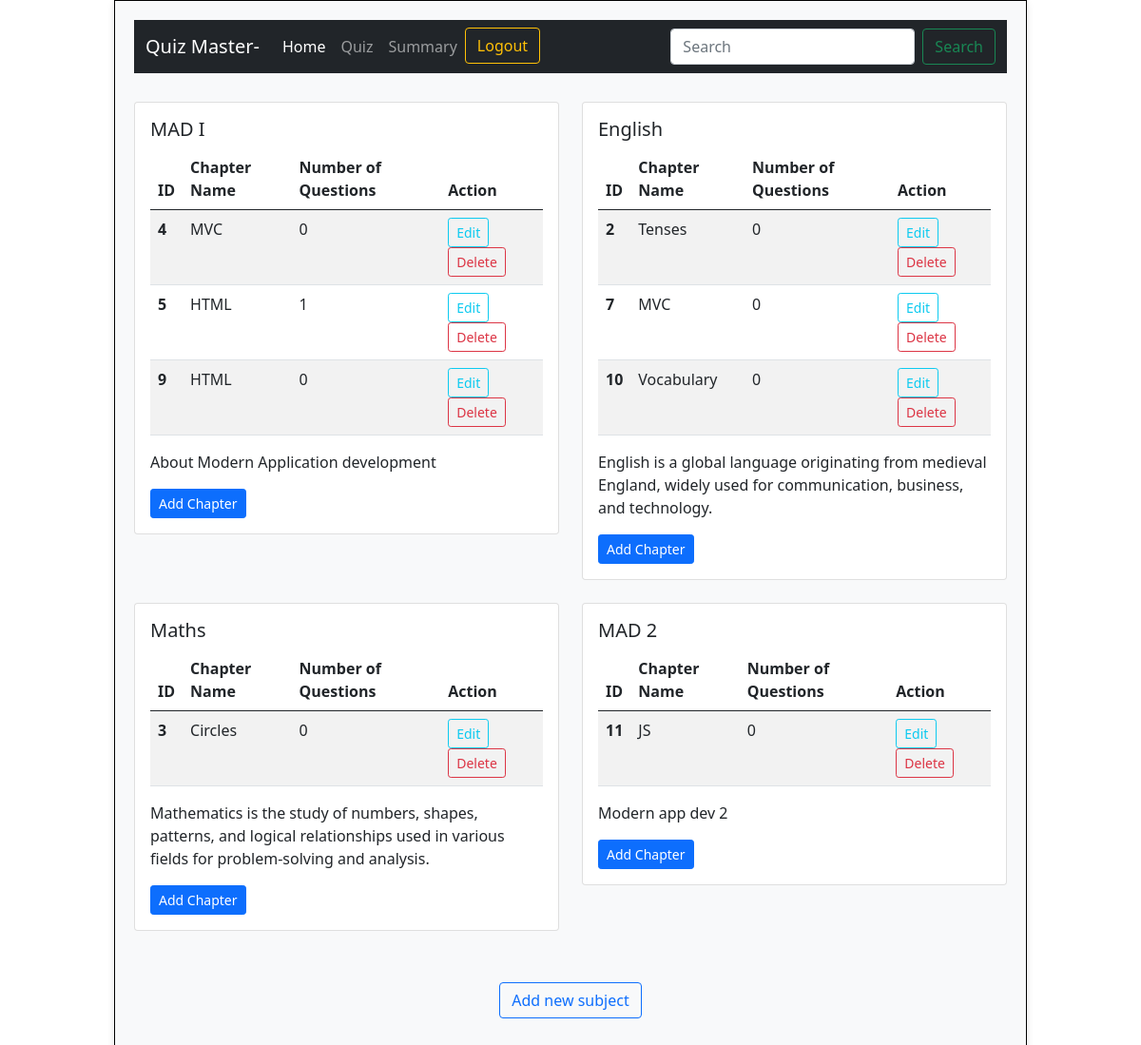
The app's page /admin/dashboard with its own data.
### application/models.py (models this page shows)
class Subject(db.Model):
    __tablename__ = 'subject'
    id = db.Column(db.Integer, primary_key=True)
    subject_name = db.Column(db.String(), unique=True, nullable=False)
    description = db.Column(db.Text, nullable=False)
    chapters = db.relationship('Chapter', backref='subject', cascade="all, delete-orphan")

class Chapter(db.Model):
    __tablename__ = 'chapter'
    id = db.Column(db.Integer, primary_key=True)
    chapter_name = db.Column(db.String(), nullable=False)
    description = db.Column(db.Text)
    subject_id = db.Column(db.Integer, db.ForeignKey('subject.id'), nullable=False)
    quizzes = db.relationship('Quiz', backref='chapter', cascade="all, delete-orphan")

### application/controllers.py (the view)
@app.route("/admin/dashboard")
def admin_dashboard():
    subjects = Subject.query.all()
    return render_template("Admin Dashboard.html", subjects = subjects, )

### templates/Admin Dashboard.html (shortened to what this page needs)
<!DOCTYPE html>
<html lang = "en">
<head>
    <link href="https://cdn.jsdelivr.net/npm/bootstrap@5.0.2/dist/css/bootstrap.min.css" rel="stylesheet">
</head>
<body>
    <div id="main">
        <div id="canvas">
            <nav class="navbar navbar-expand-lg navbar-dark bg-dark">
                <div class="container-fluid">
                  <a class="navbar-brand" href="/admin/dashboard">Quiz Master- {{username}}</a>
                  <div class="collapse navbar-collapse" id="navbarSupportedContent">
                    <ul class="navbar-nav me-auto mb-2 mb-lg-0">
                      <li class="nav-item">
                        <a class="nav-link active" aria-current="page" href="/admin/dashboard">Home</a>
                      </li>
                      <li class="nav-item">
                        <a class="nav-link" href="/admin/quiz">Quiz</a>
                      </li>
                      <li class="nav-item">
                        <a class="nav-link" href="Admin Summaray Page.html">Summary</a>
                      </li>
                      <li class="nav-item">
                        <a class="btn btn-outline-warning" href="/login">Logout</a>
                      </li>
                    </ul>
                    <form class="d-flex">
                      <input class="form-control me-2" type="search" placeholder="Search" aria-label="Search">
                      <button class="btn btn-outline-success" type="submit">Search</button>
                    </form>
                  </div>
                </div>
              </nav>
              <div id="subject" class="row">
                {% for subject in subjects %}
                <div class="col-sm-6">
                    <div class="card mb-4">
                        <div class="card-body">
                            <h5 class="card-title">{{ subject.subject_name }}</h5>
                            <table class="table table-striped table-hover">
                                <thead>
                                    <tr>
                                        <th scope="col">ID</th>
                                        <th scope="col">Chapter Name</th>
                                        <th scope="col">Number of Questions</th>
                                        <th scope="col">Action</th>
                                    </tr>
                                </thead>
                                <tbody>
                                    {% for chapter in subject.chapters %}
                                    <tr>
                                        <th scope="row">{{ chapter.id }}</th>
                                        <td>{{ chapter.chapter_name }}</td>
                                        <td>{{ chapter.quizzes|length if chapter.quizzes else 0  }}</td>
                                        <td>
                                            <a type="button" class="btn btn-outline-info btn-sm" href="#">Edit</a>
                                            <form action = "{{url_for('delete_chapter', chapter_id = chapter.id)}}" method = "POST" style="display: inline;" >
                                              <button type="submit" class="btn btn-outline-danger btn-sm">Delete</button>
                                            </form>
                                          </td>
                                    </tr>
                                    {% endfor %}
                                </tbody>
                            </table>
                            <p class="card-text">{{subject.description}}</p>
                            <a class="btn btn-primary btn-sm"
                               href="{{ url_for('new_chapter', subject_id=subject.id) }}">Add Chapter
                            </a>
                        </div>
                    </div>
                </div>
                <br>
                <br>
                {% endfor %}
            </div>
              <div id = "new_subject">
                <a type="button" class="btn btn-outline-primary" href="/admin/new-subject">Add new subject </a>
              </div>
        </div>
    </div>
</body>
</html>

### templates/Admin Dashboard.html (style rules this page uses)
#canvas { border: 1px solid black; width: 80%; margin: auto; padding: 20px; background-color: #f8f9fa; box-shadow: 0 4px 8px rgba(0, 0, 0, 0.1); overflow: auto; }
#subject { margin-top: 30px; }
#new_subject { margin-top: auto; text-align: center; padding: 30px; }

### records on screen
Subject: subject_name "MAD I", description "About Modern Application development"
Chapter: id "4", chapter_name "MVC", quizzes|length "0"
Chapter: id "5", chapter_name "HTML", quizzes|length "1"
Chapter: id "9", chapter_name "HTML", quizzes|length "0"
Subject: subject_name "English", description "English is a global language originating from medieval England, widely used for communication, business, and technology."
Chapter: id "2", chapter_name "Tenses", quizzes|length "0"
Chapter: id "7", chapter_name "MVC", quizzes|length "0"
Chapter: id "10", chapter_name "Vocabulary", quizzes|length "0"
Subject: subject_name "Maths", description "Mathematics is the study of numbers, shapes, patterns, and logical relationships used in various fields for problem-solving and analysis."
Chapter: id "3", chapter_name "Circles", quizzes|length "0"
Subject: subject_name "MAD 2", description "Modern app dev 2"
Chapter: id "11", chapter_name "JS", quizzes|length "0"
